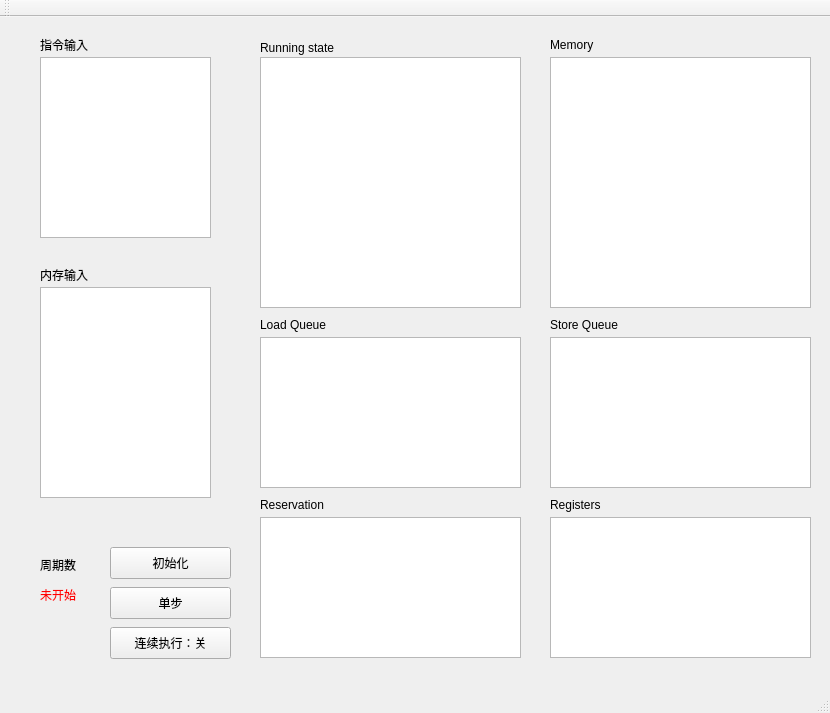
<?xml version="1.0" encoding="UTF-8"?>
<ui version="4.0">
 <class>MainWindow</class>
 <widget class="QMainWindow" name="MainWindow">
  <property name="geometry">
   <rect>
    <x>0</x>
    <y>0</y>
    <width>830</width>
    <height>713</height>
   </rect>
  </property>
  <property name="windowTitle">
   <string>MainWindow</string>
  </property>
  <widget class="QWidget" name="centralWidget">
   <widget class="QLabel" name="label">
    <property name="geometry">
     <rect>
      <x>40</x>
      <y>20</y>
      <width>111</width>
      <height>16</height>
     </rect>
    </property>
    <property name="text">
     <string>指令输入</string>
    </property>
   </widget>
   <widget class="QTextEdit" name="ins_textedit">
    <property name="geometry">
     <rect>
      <x>40</x>
      <y>40</y>
      <width>171</width>
      <height>181</height>
     </rect>
    </property>
   </widget>
   <widget class="QLabel" name="label_2">
    <property name="geometry">
     <rect>
      <x>40</x>
      <y>250</y>
      <width>81</width>
      <height>16</height>
     </rect>
    </property>
    <property name="text">
     <string>内存输入</string>
    </property>
   </widget>
   <widget class="QTextEdit" name="mem_textedit">
    <property name="geometry">
     <rect>
      <x>40</x>
      <y>270</y>
      <width>171</width>
      <height>211</height>
     </rect>
    </property>
   </widget>
   <widget class="QPushButton" name="init_button">
    <property name="geometry">
     <rect>
      <x>110</x>
      <y>530</y>
      <width>121</width>
      <height>32</height>
     </rect>
    </property>
    <property name="text">
     <string>初始化</string>
    </property>
   </widget>
   <widget class="QPushButton" name="auto_button">
    <property name="geometry">
     <rect>
      <x>110</x>
      <y>610</y>
      <width>121</width>
      <height>32</height>
     </rect>
    </property>
    <property name="text">
     <string>连续执行：关</string>
    </property>
   </widget>
   <widget class="QLabel" name="label_3">
    <property name="geometry">
     <rect>
      <x>40</x>
      <y>540</y>
      <width>60</width>
      <height>16</height>
     </rect>
    </property>
    <property name="text">
     <string>周期数</string>
    </property>
   </widget>
   <widget class="QLabel" name="cycle_label">
    <property name="geometry">
     <rect>
      <x>40</x>
      <y>570</y>
      <width>60</width>
      <height>16</height>
     </rect>
    </property>
    <property name="styleSheet">
     <string notr="true">QLabel { color : red; }</string>
    </property>
    <property name="text">
     <string>未开始</string>
    </property>
   </widget>
   <widget class="QLabel" name="label_5">
    <property name="geometry">
     <rect>
      <x>260</x>
      <y>20</y>
      <width>91</width>
      <height>21</height>
     </rect>
    </property>
    <property name="text">
     <string>Running state</string>
    </property>
   </widget>
   <widget class="QTextEdit" name="result_textedit">
    <property name="geometry">
     <rect>
      <x>260</x>
      <y>40</y>
      <width>261</width>
      <height>251</height>
     </rect>
    </property>
   </widget>
   <widget class="QLabel" name="label_4">
    <property name="geometry">
     <rect>
      <x>260</x>
      <y>300</y>
      <width>81</width>
      <height>16</height>
     </rect>
    </property>
    <property name="text">
     <string>Load Queue</string>
    </property>
   </widget>
   <widget class="QTextEdit" name="load_textedit">
    <property name="geometry">
     <rect>
      <x>260</x>
      <y>320</y>
      <width>261</width>
      <height>151</height>
     </rect>
    </property>
   </widget>
   <widget class="QLabel" name="label_6">
    <property name="geometry">
     <rect>
      <x>550</x>
      <y>300</y>
      <width>91</width>
      <height>16</height>
     </rect>
    </property>
    <property name="text">
     <string>Store Queue</string>
    </property>
   </widget>
   <widget class="QTextEdit" name="store_textedit">
    <property name="geometry">
     <rect>
      <x>550</x>
      <y>320</y>
      <width>261</width>
      <height>151</height>
     </rect>
    </property>
   </widget>
   <widget class="QLabel" name="label_7">
    <property name="geometry">
     <rect>
      <x>260</x>
      <y>480</y>
      <width>81</width>
      <height>16</height>
     </rect>
    </property>
    <property name="text">
     <string>Reservation</string>
    </property>
   </widget>
   <widget class="QTextEdit" name="reser_textedit">
    <property name="geometry">
     <rect>
      <x>260</x>
      <y>500</y>
      <width>261</width>
      <height>141</height>
     </rect>
    </property>
   </widget>
   <widget class="QLabel" name="label_8">
    <property name="geometry">
     <rect>
      <x>550</x>
      <y>480</y>
      <width>71</width>
      <height>16</height>
     </rect>
    </property>
    <property name="text">
     <string>Registers</string>
    </property>
   </widget>
   <widget class="QTextEdit" name="regis_textedit">
    <property name="geometry">
     <rect>
      <x>550</x>
      <y>500</y>
      <width>261</width>
      <height>141</height>
     </rect>
    </property>
   </widget>
   <widget class="QLabel" name="label_9">
    <property name="geometry">
     <rect>
      <x>550</x>
      <y>20</y>
      <width>54</width>
      <height>16</height>
     </rect>
    </property>
    <property name="text">
     <string>Memory</string>
    </property>
   </widget>
   <widget class="QTextEdit" name="memory_textedit">
    <property name="geometry">
     <rect>
      <x>550</x>
      <y>40</y>
      <width>261</width>
      <height>251</height>
     </rect>
    </property>
   </widget>
   <widget class="QPushButton" name="step_button">
    <property name="geometry">
     <rect>
      <x>110</x>
      <y>570</y>
      <width>121</width>
      <height>32</height>
     </rect>
    </property>
    <property name="text">
     <string>单步</string>
    </property>
   </widget>
  </widget>
  <widget class="QMenuBar" name="menuBar">
   <property name="geometry">
    <rect>
     <x>0</x>
     <y>0</y>
     <width>830</width>
     <height>22</height>
    </rect>
   </property>
  </widget>
  <widget class="QToolBar" name="mainToolBar">
   <attribute name="toolBarArea">
    <enum>TopToolBarArea</enum>
   </attribute>
   <attribute name="toolBarBreak">
    <bool>false</bool>
   </attribute>
  </widget>
  <widget class="QStatusBar" name="statusBar"/>
 </widget>
 <layoutdefault spacing="6" margin="11"/>
 <resources/>
 <connections/>
</ui>
